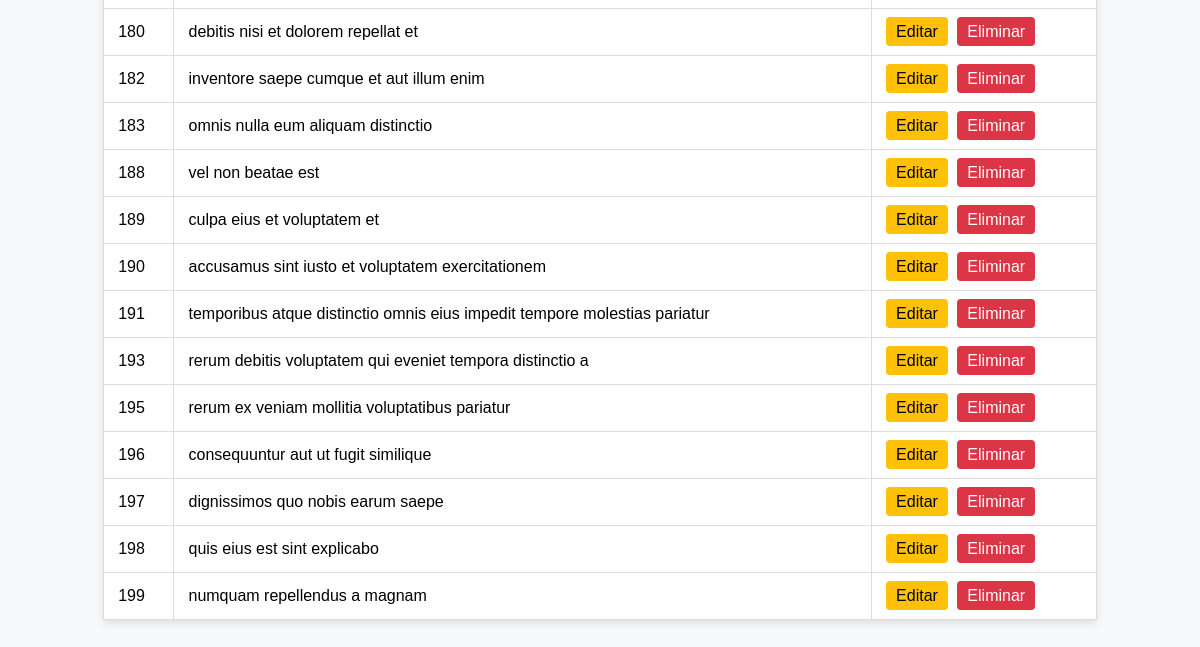
The page /pendientes/resueltos/ (lower part) on the database as committed earlier.
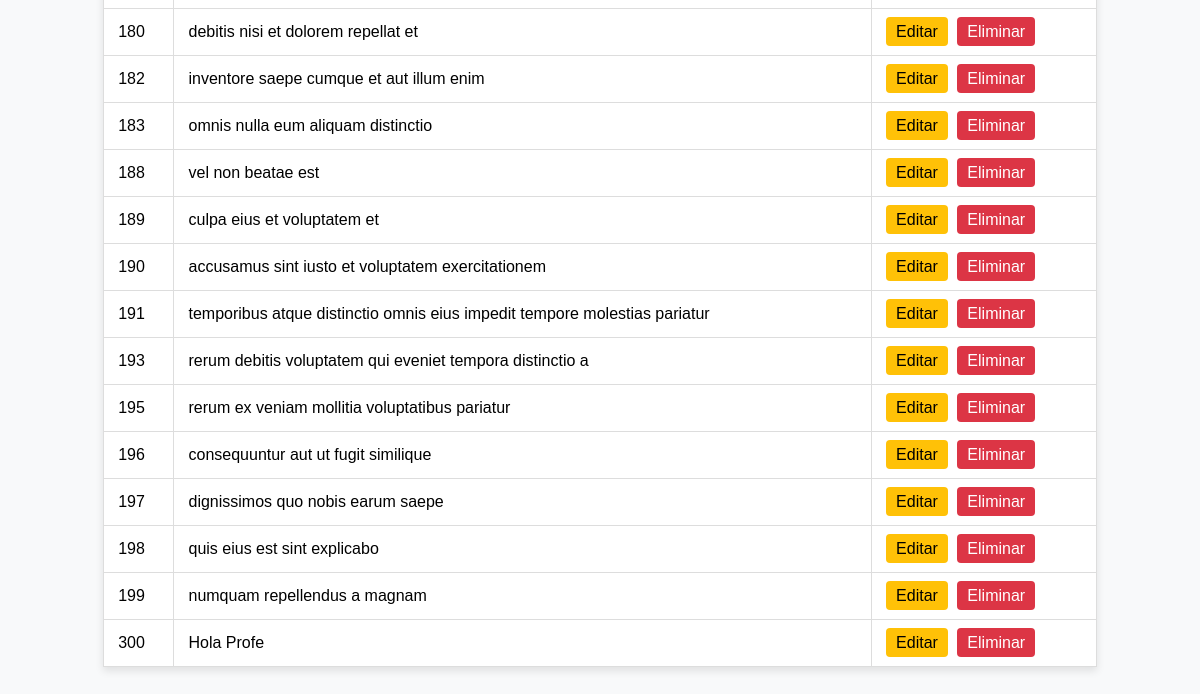
The same page on the database as committed later.
### pendientes/models.py (models this page shows, shortened)
class Pendiente(models.Model):
    id = models.IntegerField(primary_key=True)
    title = models.CharField(max_length=255)
    user_id = models.IntegerField()
    completed = models.BooleanField(default=False)

### pendientes/views.py (the view)
# urls.py: path('resueltos/', views.resueltos, name='resueltos'),
def resueltos(request):
    pendientes = Pendiente.objects.filter(completed=True).values('id', 'title')
    return render(request, 'pendientes/lista.html', {'pendientes': pendientes, 'campos': ['id', 'title']})

### pendientes/templatetags/custom_filters.py (called while the page is built)
@register.filter
def get_item(dictionary, key):
    return dictionary.get(key)

### pendientes/templates/pendientes/lista.html (shortened to what this page needs)
{% load custom_filters %}
<!DOCTYPE html>
<html lang="es">
<head>
</head>
<body>
    <table>
        <tbody>
            {% for p in pendientes %}
                <tr>
                    {% for campo in campos %}
                        <td>{{ p|get_item:campo }}</td>
                    {% endfor %}
                    <td>
                        <a href="{% url 'editar_pendiente' p|get_item:'id' %}" class="btn-edit">Editar</a>
                        <a href="{% url 'eliminar_pendiente' p|get_item:'id' %}" class="btn-delete">Eliminar</a>
                    </td>
                </tr>
            {% endfor %}
        </tbody>
    </table>
</body>
</html>

### pendientes/templates/pendientes/lista.html (style rules this page uses)
body { font-family: Arial, sans-serif; background-color: #f8f9fa; padding: 40px; }
table { margin: 0 auto; width: 90%; border-collapse: collapse; background-color: white; box-shadow: 0 4px 8px rgba(0,0,0,0.1); }

Rows that differ between the two databases and show on the page:
added Pendiente: campos "300" "Hola Profe"
